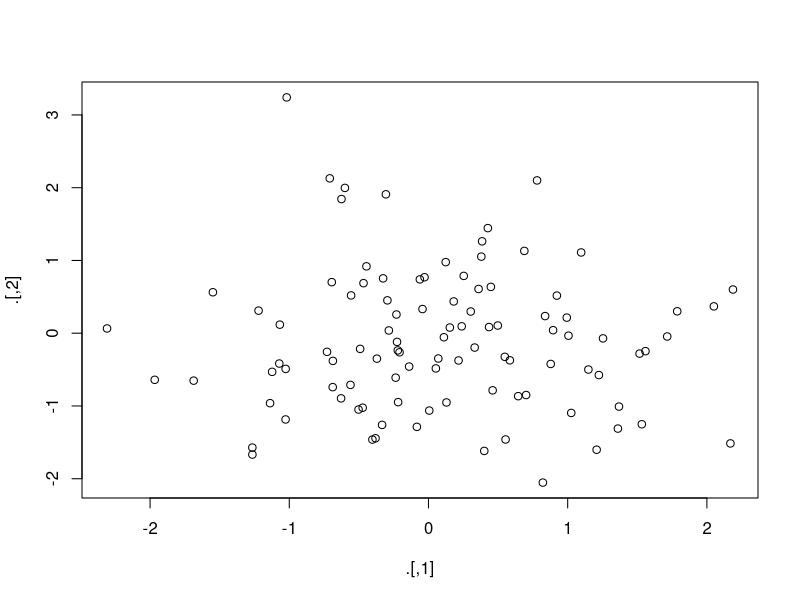
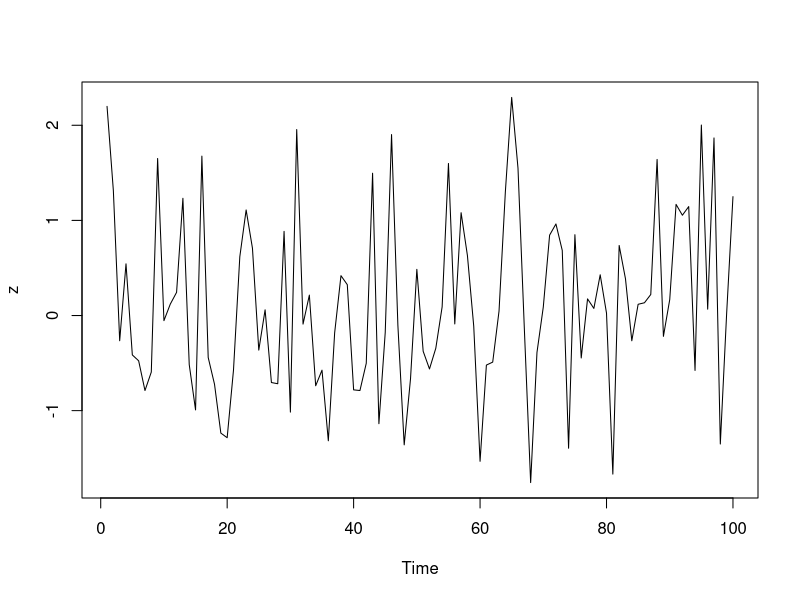

Write the R code that produced these figures, in order.
## ---- chunk 1
knitr::opts_chunk$set(echo = TRUE)
## ---- chunk 2
library(magrittr)
## ---- chunk 3
x <- rnorm(100)
x %<>% abs %>% sort
x
## ---- chunk 4
set.seed(123) 
rnorm(200) %>% 
matrix(ncol = 2) %T>% 
plot %>% 
colSums
## ---- chunk 5
data.frame(z = rnorm(100)) %$%
ts.plot(z)
## ---- chunk 6
head(iris)
## ---- chunk 7
library(dplyr)
iris %>%
  select(contains('Sepal')) %>%
  mutate(Sepal.Area=Sepal.Length * Sepal.Width)
## ---- chunk 8
iris %>%
  select(starts_with('Sepal')) %>%
  filter(Sepal.Length >= 5.0) %>%
  arrange(Sepal.Length)
## ---- chunk 9
iris %>%
  select(starts_with('Sepal')) %>%
  filter(Sepal.Length >= 5.0) %>%
  arrange(desc(Sepal.Length))
## ---- chunk 10
iris %>%
  select(ends_with('Length')) %>%
  rowwise() %>%
  mutate(Length.Diff = Sepal.Length- Petal.Length)

## ---- chunk 11
iris %>%
  select(contains('Sepal'), Species) %>%
  transmute(Sepal.Area= Sepal.Length * Sepal.Width)
## ---- chunk 12
x <- c(0.109, 0.359, 0.63, 0.996, 0.515, 0.142, 0.017, 0.829, 0.907)
## ---- chunk 13
round(exp(diff(log(x))), 1)

## ---- chunk 14
x %>%log() %>%
  diff() %>%
  exp()%>%
  round(1)
